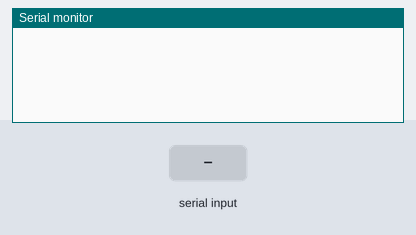
This sketch was run on a simulated Arduino Mega 2560, built with avr-gcc and run on an emulated ATmega2560. On the bench: the last lines printed to the serial monitor. The test bench sets the inputs (shaded band).

Above: at 1.2 s.
1.3 s: "updt\n" received over the second serial link
At 2.9 s:
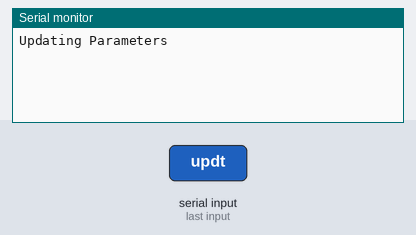
3.8 s: "getp\n" received over the second serial link
At 5.6 s:
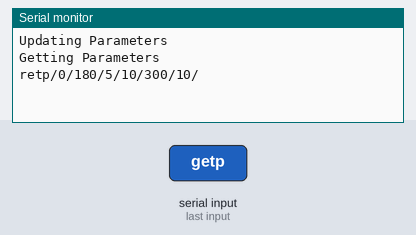
6.3 s: "strt\n" received over the second serial link
At 7.9 s:
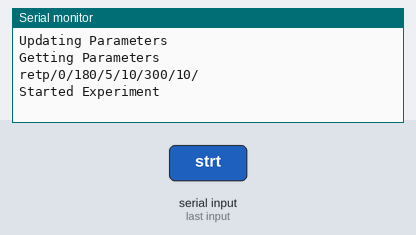

Measured:
- after the input at 1.3 s, the serial monitor: prints a new line after 1.0 s (image 1)
- after the input at 3.8 s, the serial monitor: prints a new line after 1.0 s (image 2)
- after the input at 6.3 s, the serial monitor: prints a new line after 1.0 s (image 3)

The sketch:

beetleSerial.ino
```cpp
const int NUM_PARAMETERS = 6;
int Parameters[NUM_PARAMETERS] = {0, 180,5,10,300,10};
String pLabels[NUM_PARAMETERS] = {"servoPosStart" , "servoPosEnd", "delta" ,"NumDataPoints" ,"EXPOSURETIME", "MOVEMENTTIME"};

void setup() {
  // put your setup code here, to run once:
  Serial.begin(9600);
  Serial1.begin(4800);
}

const int COMMANDSIZE = 50;
void loop() {
  char incomingByte = 0;
  char command[COMMANDSIZE];
  int rlen = 0;
  // put your main code here, to run repeatedly:
  if(Serial1.available() > 0){
   rlen = Serial1.readBytesUntil("\n",command,COMMANDSIZE);
    //get character received
  }
  if(rlen != 0){
    String cmd = "";
    for(int i = 0; i < 4; i++){
      cmd += command[i];
    }

    if(cmd == "updt"){
      updateParameters(command, rlen);
    }else if(cmd == "getp"){
      getParameters();
    }else if(cmd == "strt"){
      startExperiment();
    }else{
      //Do nothing and ignore invalid commands
    }
  }
}


void startExperiment(){
  Serial.println("Started Experiment");
}

String info = "";
//as long as everything is sent in the parameter order it should automatically assign everything to where it needs to go
void updateParameters(char command[], int rlen){
  Serial.println("Updating Parameters");
  int pCounter = 0; //counter for which parameter we are filling out
  int UpdateInfoStartIndex = 5; //since command is 4 and then we know this string starts with a "/"
  for(int i = UpdateInfoStartIndex; i < rlen; i++){
    if(command[i] == '/'){
      //skip and reset the info
      Serial.print(pLabels[pCounter]);
      Serial.print("Changed to ");
      Serial.print(info.toInt());
      Serial.print(" From ");
      Serial.print(Parameters[pCounter]);
      Serial.println();
      Parameters[pCounter] = info.toInt(); //put the first token into paramters to update
      info = ""; //reset info for the next
      pCounter += 1;
    }else{
     info += command[i]; //add the current char to the info string
    }
  }
}

String cmd_to_send = "";
char TOSEND[COMMANDSIZE];
//This method gets the current parameters and sends them to the other arduino board
void getParameters(){
  Serial.println("Getting Parameters");
  cmd_to_send = "retp/";
  for(int x = 0; x < NUM_PARAMETERS; x++){
    //cmd_to_send += pLabels[x]+":" + String(Parameters[x]) + "/";
    cmd_to_send += String(Parameters[x]) + "/";
  }
  cmd_to_send += "\n";
  for(int i = 0; i < cmd_to_send.length(); i++){
    TOSEND[i] = cmd_to_send[i]; //copy everything over into char array
  }
  Serial1.write(TOSEND);
  Serial.write(TOSEND);

}
```
